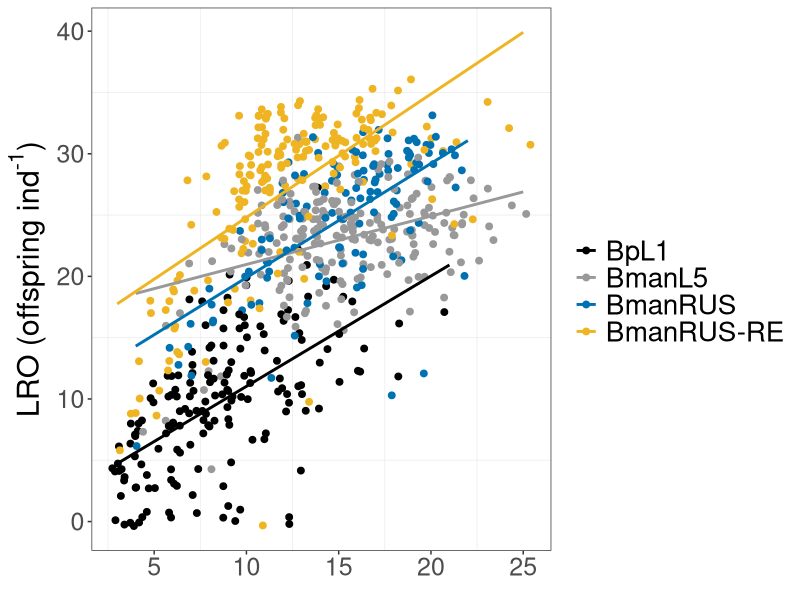

This chart was generated by the following R code: (Note: this script raises an error after producing the figure.)
# Code for analyzing and visualizing relationships between lifespan and reproduction (trade-offs present?)

# Required packages:
library(tidyverse)
library(reshape2)
library(survival)
library(survminer)
library(car)
library(lsmeans)
library(grid)
library(ggpubr)

# Loading and reformatting data--------------------------------------------------------------------

surv_data <- read_csv("survival.csv")

# Changing the order of the factors and removing censored individuals
surv_data <- surv_data[with(surv_data, order(generation, maternal_age, strain)),]
surv_data_no_censor <- filter(surv_data, censor != 0)

neonate_data <- read_csv("neonates.csv")
neonate_data <- neonate_data[with(neonate_data, order(generation, maternal_age, strain)),]
neonate_data_no_censor <- filter(neonate_data, censor != 0)

rep_data <- read_csv("rep_period.csv")
rep_data <- rep_data[with(rep_data, order(generation, maternal_age, strain)),]
rep_data_no_censor <- filter(rep_data, censor != 0)

# Modifying the datasets from wide to long format (needed for plotting and analysis):
surv_long <- melt(data = surv_data_no_censor, 
                  id.vars = c("generation", "maternal_age", "strain", 
                              "plate", "well"),
                  variable.name = "day",
                  value.name = "dead_alive")
surv_long <- filter(surv_long, day != "censor")

neo_long <- melt(data = neonate_data_no_censor,
                 id.vars = c("generation", "maternal_age", "strain", "plate", "well"),
                 variable.name = "day",
                 value.name = "num_neonates")
neo_long <- filter(neo_long, day != "censor")

rep_long <- melt(data = rep_data_no_censor,
                    id.vars = c("generation", "maternal_age", "strain", "plate", "well"),
                    variable.name = "day",
                    value.name = "num_rep_days")
rep_long <- filter(rep_long, day != "censor")

# Per individual calculations: ------------------------------------------------------------------

# Calculating lifespan per individual:
survival_data_per_ind <- surv_long %>%
  group_by(generation, maternal_age, strain, plate, well) %>%
  summarize(surv_time = sum(dead_alive, na.rm = TRUE))

# Calculating LRO per individual:
LRO_per_ind <- neo_long %>%
  group_by(generation, maternal_age, strain, plate, well) %>%
  summarize(LRO = sum(num_neonates, na.rm = TRUE),
            fifty_percent_LT = (sum(num_neonates, na.rm = TRUE))*0.5)

# Calculating time of 50% LRO production
# Excluding individuals with an LRO of zero:
LRO_per_ind_excl0 <- filter(LRO_per_ind, LRO != 0)

neo_long <- neo_long[with(neo_long, order(generation, maternal_age, strain, plate, well)),]

neo_long <- neo_long %>%
  group_by(generation, maternal_age, strain, plate, well) %>%
  mutate(cum_LRO = cumsum(num_neonates))

neo_merge <- merge(LRO_per_ind_excl0, neo_long, by = c("generation","maternal_age","strain","plate","well"))

sub <- subset(neo_merge, cum_LRO >= fifty_percent_LT , select = c(generation,maternal_age,strain,plate,well,LRO,fifty_percent_LT,day,cum_LRO))

sub$day <- as.numeric(sub$day)
sub_summ <- sub %>%
  group_by(generation, maternal_age, strain, plate, well) %>%
  summarize(time_fifty = min(day))

# Calculating reproductive period per individual:
rep_per_ind <- rep_long %>%
  group_by(generation, maternal_age, strain, plate, well) %>%
  summarize(rep_time = sum(num_rep_days, na.rm = TRUE),
            length = length(num_rep_days[!is.na(num_rep_days)]),
            percent_rep = (rep_time/length)*100)

# Exploring tradeoffs: LRO versus lifespan: ---------------------------------------------------

# Making a dataframe with lifespan and LRO data:
tradeoff_df <- cbind(survival_data_per_ind, LRO_per_ind$LRO)
tradeoff_df <- rename(tradeoff_df, "LRO" = "...7")
tradeoff_df_F1 <- filter(tradeoff_df, generation != "F0")

# Exploring differences among strains, lumping across maternal age cohorts:

# Statistics:
m.interaction <- lm(LRO ~ surv_time*strain, data = tradeoff_df_F1)
anova(m.interaction)

m.interaction$coefficients
m.lst <- lstrends(m.interaction, "strain", var="surv_time")
pairs(m.lst)

tradeoff_df_F1$strain <- factor(tradeoff_df_F1$strain, levels = c("BpL1", "L5", "RUS", "RUS-RE"), labels = c("BpL1", "BmanL5", "BmanRUS", "BmanRUS-RE"))

# Visualization:
TO_1 <- ggplot(tradeoff_df_F1, aes(x=surv_time, y=LRO, color = strain)) +
  geom_jitter(size=2) +
  geom_smooth(method="lm", se= FALSE) +
  scale_color_manual(values = c("black", "#999999", "#0072B2", "goldenrod2"), name = "") +
  xlab(element_blank()) +
  ylab(expression(paste("LRO (offspring ind"^"-1"*")"))) +
  theme_bw() +
  theme(panel.grid.major = element_blank(), 
        axis.title=element_text(size=22), 
        axis.text=element_text(size=18),
        legend.text=element_text(size=20))
TO_1

# Exploring relationships among maternal age cohorts, within each strain:

tradeoff_df_F1_L5 <- filter(tradeoff_df_F1, strain == "BmanL5")
tradeoff_df_F1_RUS <- filter(tradeoff_df_F1, strain == "BmanRUS")
tradeoff_df_F1_RUS_RE <- filter(tradeoff_df_F1, strain == "BmanRUS-RE")
tradeoff_df_F1_BpL1 <- filter(tradeoff_df_F1, strain == "BpL1")

# BmanL5:

# Pooling maternal ages:
lm_L5 <- lm(LRO ~ surv_time, data = tradeoff_df_F1_L5)
summary(lm_L5)

# Statistics:
tradeoff_df_F1_L5$maternal_age <- factor(tradeoff_df_F1_L5$maternal_age, levels = c("3", "6", "10"), labels = c(
  "Y", "M","O"))

m.interaction <- lm(LRO ~ surv_time*maternal_age, data = tradeoff_df_F1_L5)
anova(m.interaction)

m.interaction$coefficients
m.lst <- lstrends(m.interaction, "maternal_age", var="surv_time")
pairs(m.lst)

# Visualization:
LRO_L5 <- ggplot(tradeoff_df_F1_L5, aes(x=surv_time, y=LRO, color = maternal_age)) +
  geom_jitter(size=2) +
  geom_smooth(method="lm", se= FALSE) +
  scale_color_manual(values = c("black", "#999999", "#0072B2"), labels = c("Y","M","O"), name="") +
  xlab(element_blank()) +
  geom_label(
    label="L5", 
    size = 8.5,
    x=6,
    y=30,
    label.size = 0,
    color = "black") +
  ylab("") +
  theme_bw() +
  theme(panel.grid.major = element_blank(), 
        axis.title=element_text(size=24), 
        axis.text=element_text(size=20),
        legend.text=element_text(size=16))
LRO_L5

# BmanRUS:

# Pooling maternal ages:
lm_RUS <- lm(LRO ~ surv_time, data = tradeoff_df_F1_RUS)
summary(lm_RUS)

# Statistics:
tradeoff_df_F1_RUS$maternal_age <- factor(tradeoff_df_F1_RUS$maternal_age, levels = c("3", "11"), labels = c(
  "Y", "O"))

m.interaction <- lm(LRO ~ surv_time*maternal_age, data = tradeoff_df_F1_RUS)
anova(m.interaction)

m.interaction$coefficients
m.lst <- lstrends(m.interaction, "maternal_age", var="surv_time")

# Visualization:
LRO_RUS <- ggplot(tradeoff_df_F1_RUS, aes(x=surv_time, y=LRO, color = maternal_age)) +
  geom_jitter(size=2) +
  geom_smooth(method="lm", se= FALSE) +
  scale_color_manual(values = c("black", "#0072B2"), labels = c("Y","O"), name="") +
  xlab(element_blank()) +
  ylab("") +
  geom_label(
    label="RUS", 
    size = 8.5,
    x=7,
    y=32,
    label.size = 0,
    color = "black") +
  theme_bw() +
  theme(panel.grid.major = element_blank(), 
        axis.title=element_text(size=24), 
        axis.text=element_text(size=20),
        legend.text=element_text(size=16))
LRO_RUS

# BmanRUS-RE:

# Pooling maternal ages:
lm_RUS_RE <- lm(LRO ~ surv_time, data = tradeoff_df_F1_RUS_RE)
summary(lm_RUS_RE)

# Statistics:
tradeoff_df_F1_RUS_RE$maternal_age <- factor(tradeoff_df_F1_RUS_RE$maternal_age, 
                                             levels = c("3", "6", "10"), labels = c("Y", "M","O"))

m.interaction <- lm(LRO ~ surv_time*maternal_age, data = tradeoff_df_F1_RUS_RE)
anova(m.interaction)

m.interaction$coefficients
m.lst <- lstrends(m.interaction, "maternal_age", var="surv_time")
pairs(m.lst)

# Visualization:
LRO_RUS_RE <- ggplot(tradeoff_df_F1_RUS_RE, aes(x=surv_time, y=LRO, color = maternal_age)) +
  geom_jitter(size=2) +
  geom_smooth(method="lm", se= FALSE) +
  scale_color_manual(values = c("black", "#999999", "#0072B2"), labels = c("Y","M","O"), name="") +
  xlab(element_blank()) +
  ylab("") +
  geom_label(
    label="RUS-RE", 
    size = 8.5,
    x=9,
    y=39,
    label.size = 0,
    color = "black") +
  theme_bw() +
  theme(panel.grid.major = element_blank(), 
        axis.title=element_text(size=24), 
        axis.text=element_text(size=20),
        legend.text=element_text(size=16))
LRO_RUS_RE

# BpL1:

# Pooling maternal ages:
lm_BpL1 <- lm(LRO ~ surv_time, data = tradeoff_df_F1_BpL1)
summary(lm_BpL1)

# Statistics:
tradeoff_df_F1_BpL1$maternal_age <- factor(tradeoff_df_F1_BpL1$maternal_age, 
                                           levels = c("3", "6", "9"), labels = c("Y", "M","O"))

m.interaction <- lm(LRO ~ surv_time*maternal_age, data = tradeoff_df_F1_BpL1)
anova(m.interaction)

m.interaction$coefficients
m.lst <- lstrends(m.interaction, "maternal_age", var="surv_time")
pairs(m.lst)

# Visualization:
LRO_BpL1 <- ggplot(tradeoff_df_F1_BpL1, aes(x=surv_time, y=LRO, color = maternal_age)) +
  geom_jitter(size=2) +
  geom_smooth(method="lm", se= FALSE) +
  scale_color_manual(values = c("black", "#999999", "#0072B2"), labels = c("Y","M","O"), name="") +
  xlab(element_blank()) +
  ylab("") +
  geom_label(
    label="BpL1", 
    size = 8.5,
    x=6,
    y=25,
    label.size = 0,
    color = "black") +
  theme_bw() +
  theme(panel.grid.major = element_blank(), 
        axis.title=element_text(size=24), 
        axis.text=element_text(size=20),
        legend.text=element_text(size=16))
LRO_BpL1

# Exploring tradeoffs: Reproductive period (percentage of lifespan) versus lifespan: ---------------------------------------------------

# Making a dataframe with lifespan and reproductive period data:
tradeoff_df_rep <- cbind(survival_data_per_ind, rep_per_ind$percent_rep)
tradeoff_df_rep <- rename(tradeoff_df_rep, "rep_percent" = "...7")
tradeoff_df_rep_F1 <- filter(tradeoff_df_rep, generation != "F0")

# Exploring differences among strains, lumping across maternal age cohorts:

# Statistics:
m.interaction <- lm(rep_percent ~ surv_time*strain, data = tradeoff_df_rep_F1)
anova(m.interaction)

m.interaction$coefficients
m.lst <- lstrends(m.interaction, "strain", var="surv_time")
pairs(m.lst)

tradeoff_df_rep_F1$strain <- factor(tradeoff_df_rep_F1$strain, levels = c("BpL1", "L5", "RUS", "RUS-RE"), labels = c("BpL1", "BmanL5", "BmanRUS", "BmanRUS-RE"))

# Visualization:
TO_2 <- ggplot(tradeoff_df_rep_F1, aes(x=surv_time, y=rep_percent, color = strain)) +
  geom_jitter(size=2) +
  geom_smooth(method="lm", se= FALSE) +
  scale_color_manual(values = c("black", "#999999", "#0072B2", "goldenrod2"), name = "") +
  xlab(element_blank()) +
  ylab("Reproductive period (% lifespan)") +
  theme_bw() +
  theme(panel.grid.major = element_blank(), 
        axis.title=element_text(size=22), 
        axis.text=element_text(size=18),
        legend.text = element_text(size=20))
TO_2

# Exploring relationships among maternal age cohorts, within each strain:

tradeoff_rep_L5 <- filter(tradeoff_df_rep_F1, strain == "BmanL5")
tradeoff_rep_RUS <- filter(tradeoff_df_rep_F1, strain == "BmanRUS")
tradeoff_rep_RUS_RE <- filter(tradeoff_df_rep_F1, strain == "BmanRUS-RE")
tradeoff_rep_BpL1 <- filter(tradeoff_df_rep_F1, strain == "BpL1")

# BmanL5:

# Statistics:
tradeoff_rep_L5$maternal_age <- factor(tradeoff_rep_L5$maternal_age, 
                                       levels = c("3", "6", "10"), labels = c("Y", "M","O"))

m.interaction <- lm(rep_percent ~ surv_time*maternal_age, data = tradeoff_rep_L5)
anova(m.interaction)

m.interaction$coefficients
m.lst <- lstrends(m.interaction, "maternal_age", var="surv_time")
pairs(m.lst)

# Visualization:
RPP_L5 <- ggplot(tradeoff_rep_L5, aes(x=surv_time, y=rep_percent, color = maternal_age)) +
  geom_jitter(size=2) +
  geom_smooth(method="lm", se= FALSE) +
  scale_color_manual(values = c("black", "#999999", "#0072B2"), labels = c("Y","M","O"), name="") +
  xlab(element_blank()) +
  ylab("") +
  theme_bw() +
  theme(panel.grid.major = element_blank(), 
        axis.title=element_text(size=24), 
        axis.text=element_text(size=20),
        legend.text=element_text(size=16))
RPP_L5

# BmanRUS:

# Statistics:
tradeoff_rep_RUS$maternal_age <- factor(tradeoff_rep_RUS$maternal_age, 
                                        levels = c("3", "11"), labels = c("Y","O"))

m.interaction <- lm(rep_percent ~ surv_time*maternal_age, data = tradeoff_rep_RUS)
anova(m.interaction)

m.interaction$coefficients
m.lst <- lstrends(m.interaction, "maternal_age", var="surv_time")

# Visualization:
RPP_RUS <- ggplot(tradeoff_rep_RUS, aes(x=surv_time, y=rep_percent, color = maternal_age)) +
  geom_jitter(size=2) +
  geom_smooth(method="lm", se= FALSE) +
  scale_color_manual(values = c("black", "#0072B2"), labels = c("Y","O"), name="") +
  xlab(element_blank()) +
  ylab("") +
  theme_bw() +
  theme(panel.grid.major = element_blank(), 
        axis.title=element_text(size=24), 
        axis.text=element_text(size=20),
        legend.text=element_text(size=16))
RPP_RUS

# BmanRUS-RE:

# Statistics:
tradeoff_rep_RUS_RE$maternal_age <- factor(tradeoff_rep_RUS_RE$maternal_age, 
                                           levels = c("3", "6", "10"), labels = c("Y", "M","O"))

m.interaction <- lm(rep_percent ~ surv_time*maternal_age, data = tradeoff_rep_RUS_RE)
anova(m.interaction)

m.interaction$coefficients
m.lst <- lstrends(m.interaction, "maternal_age", var="surv_time")
pairs(m.lst)

# Visualization:
RPP_RUS_RE <- ggplot(tradeoff_rep_RUS_RE, aes(x=surv_time, y=rep_percent, color = maternal_age)) +
  geom_jitter(size=2) +
  geom_smooth(method="lm", se= FALSE) +
  scale_color_manual(values = c("black", "#999999", "#0072B2"), labels = c("Y","M","O"), name="") +
  xlab(element_blank()) +
  ylab("") +
  theme_bw() +
  theme(panel.grid.major = element_blank(), 
        axis.title=element_text(size=24), 
        axis.text=element_text(size=20),
        legend.text=element_text(size=16))
RPP_RUS_RE

# BpL1:

# Statistics:
tradeoff_rep_BpL1$maternal_age <- factor(tradeoff_rep_BpL1$maternal_age, 
                                         levels = c("3", "6", "9"), labels = c("Y", "M","O"))

m.interaction <- lm(rep_percent ~ surv_time*maternal_age, data = tradeoff_rep_BpL1)
anova(m.interaction)

m.interaction$coefficients
m.lst <- lstrends(m.interaction, "maternal_age", var="surv_time")
pairs(m.lst)

# Visualization:
RPP_BpL1 <- ggplot(tradeoff_rep_BpL1, aes(x=surv_time, y=rep_percent, color = maternal_age)) +
  geom_jitter(size=2) +
  geom_smooth(method="lm", se= FALSE) +
  scale_color_manual(values = c("black", "#999999", "#0072B2"), labels = c("Y","M","O"), name="") +
  xlab(element_blank()) +
  ylab("") +
  theme_bw() +
  theme(panel.grid.major = element_blank(), 
        axis.title=element_text(size=24), 
        axis.text=element_text(size=20),
        legend.text=element_text(size=16))
RPP_BpL1

# Exploring tradeoffs: Reproductive period (days) versus lifespan: ---------------------------------------------------

# Making a dataframe with lifespan and reproductive period data:
tradeoff_df_repd <- cbind(survival_data_per_ind, rep_per_ind$rep_time)
tradeoff_df_repd <-  rename(tradeoff_df_repd, "rep_time" = "...7")
tradeoff_df_repd_F1 <- filter(tradeoff_df_repd, generation != "F0")

# Exploring differences among strains, lumping across maternal age cohorts:

# Statistics:
m.interaction <- lm(rep_time ~ surv_time*strain, data = tradeoff_df_repd_F1)
anova(m.interaction)

m.interaction$coefficients
m.lst <- lstrends(m.interaction, "strain", var="surv_time")
pairs(m.lst)

tradeoff_df_repd_F1$strain <- factor(tradeoff_df_repd_F1$strain, levels = c("BpL1", "L5", "RUS", "RUS-RE"), labels = c("BpL1", "BmanL5", "BmanRUS", "BmanRUS-RE"))

TO_3 <- ggplot(tradeoff_df_repd_F1, aes(x=surv_time, y=rep_time, color = strain)) +
  geom_jitter(size=2) +
  geom_smooth(method="lm", se= FALSE) +
  scale_color_manual(values = c("black", "#999999", "#0072B2", "goldenrod2"), name = "") +
  xlab(element_blank()) +
  ylab("Reproductive period (d)") +
  theme_bw() +
  theme(panel.grid.major = element_blank(), 
        axis.title=element_text(size=22), 
        axis.text=element_text(size=18),
        legend.text = element_text(size=20))
TO_3

# Exploring relationships among maternal age cohorts, within each strain:

tradeoff_repd_L5 <- filter(tradeoff_df_repd_F1, strain == "BmanL5")
tradeoff_repd_RUS <- filter(tradeoff_df_repd_F1, strain == "BmanRUS")
tradeoff_repd_RUS_RE <- filter(tradeoff_df_repd_F1, strain == "BmanRUS-RE")
tradeoff_repd_BpL1 <- filter(tradeoff_df_repd_F1, strain == "BpL1")

# BmanL5:

# Pooling maternal ages:
lm_L5 <- lm(rep_time ~ surv_time, data = tradeoff_repd_L5)
summary(lm_L5)

# Statistics:
tradeoff_repd_L5$maternal_age <- factor(tradeoff_repd_L5$maternal_age, 
                                        levels = c("3", "6", "10"), labels = c("Y", "M","O"))

m.interaction <- lm(rep_time ~ surv_time*maternal_age, data = tradeoff_repd_L5)
anova(m.interaction)

m.interaction$coefficients
m.lst <- lstrends(m.interaction, "maternal_age", var="surv_time")
pairs(m.lst)

# Visualization:
RPD_L5 <- ggplot(tradeoff_repd_L5, aes(x=surv_time, y=rep_time, color = maternal_age)) +
  geom_jitter(size=2) +
  geom_smooth(method="lm", se= FALSE) +
  scale_color_manual(values = c("black", "#999999", "#0072B2"), labels = c("Y","M","O"), name="") +
  xlab(element_blank()) +
  ylab("") +
  theme_bw() +
  theme(panel.grid.major = element_blank(), 
        axis.title=element_text(size=24), 
        axis.text=element_text(size=20),
        legend.text=element_text(size=16))
RPD_L5

# BmanRUS:

# Pooling maternal ages:
lm_RUS <- lm(rep_time ~ surv_time, data = tradeoff_repd_RUS)
summary(lm_RUS)

# Statistics:
tradeoff_repd_RUS$maternal_age <- factor(tradeoff_repd_RUS$maternal_age, 
                                         levels = c("3","11"), labels = c("Y", "O"))

m.interaction <- lm(rep_time ~ surv_time*maternal_age, data = tradeoff_repd_RUS)
anova(m.interaction)

m.interaction$coefficients
m.lst <- lstrends(m.interaction, "maternal_age", var="surv_time")

# Visualization:
RPD_RUS <- ggplot(tradeoff_repd_RUS, aes(x=surv_time, y=rep_time, color = maternal_age)) +
  geom_jitter(size=2) +
  geom_smooth(method="lm", se= FALSE) +
  scale_color_manual(values = c("black", "#0072B2"), labels = c("Y","O"), name="") +
  xlab(element_blank()) +
  ylab("") +
  theme_bw() +
  theme(panel.grid.major = element_blank(), 
        axis.title=element_text(size=24), 
        axis.text=element_text(size=20),
        legend.text=element_text(size=16))
RPD_RUS

# BmanRUS-RE:

# Pooling maternal ages:
lm_RUS_RE <- lm(rep_time ~ surv_time, data = tradeoff_repd_RUS_RE)
summary(lm_RUS_RE)

# Statistics:
tradeoff_repd_RUS_RE$maternal_age <- factor(tradeoff_repd_RUS_RE$maternal_age, 
                                            levels = c("3", "6", "10"), labels = c("Y", "M","O"))

m.interaction <- lm(rep_time ~ surv_time*maternal_age, data = tradeoff_repd_RUS_RE)
anova(m.interaction)

m.interaction$coefficients
m.lst <- lstrends(m.interaction, "maternal_age", var="surv_time")
pairs(m.lst)

# Visualization:
RPD_RUS_RE <- ggplot(tradeoff_repd_RUS_RE, aes(x=surv_time, y=rep_time, color = maternal_age)) +
  geom_jitter(size=2) +
  geom_smooth(method="lm", se= FALSE) +
  scale_color_manual(values = c("black", "#999999", "#0072B2"), labels = c("Y","M","O"), name="") +
  xlab(element_blank()) +
  ylab("") +
  theme_bw() +
  theme(panel.grid.major = element_blank(), 
        axis.title=element_text(size=24), 
        axis.text=element_text(size=20),
        legend.text=element_text(size=16))
RPD_RUS_RE

# BpL1:

# Pooling maternal ages:
lm_BpL1 <- lm(rep_time ~ surv_time, data = tradeoff_repd_BpL1)
summary(lm_BpL1)

# Statistics:
tradeoff_repd_BpL1$maternal_age <- factor(tradeoff_repd_BpL1$maternal_age, 
                                          levels = c("3", "6", "9"), labels = c("Y", "M","O"))

m.interaction <- lm(rep_time ~ surv_time*maternal_age, data = tradeoff_repd_BpL1)
anova(m.interaction)

m.interaction$coefficients
m.lst <- lstrends(m.interaction, "maternal_age", var="surv_time")
pairs(m.lst)

# Visualization:
RPD_BpL1 <- ggplot(tradeoff_repd_BpL1, aes(x=surv_time, y=rep_time, color = maternal_age)) +
  geom_jitter(size=2) +
  geom_smooth(method="lm", se= FALSE) +
  scale_color_manual(values = c("black", "#999999", "#0072B2"), labels = c("Y","M","O"), name="") +
  xlab(element_blank()) +
  ylab("") +
  theme_bw() +
  theme(panel.grid.major = element_blank(), 
        axis.title=element_text(size=24), 
        axis.text=element_text(size=20),
        legend.text=element_text(size=16))
RPD_BpL1

# Exploring tradeoffs: Timing of 50% LRO production versus lifespan: ---------------------------------------------------

# Making a dataframe with lifespan and 50% LRO data:
tradeoff_merge <- merge(survival_data_per_ind, sub_summ, by = c("generation","maternal_age","strain","plate","well"))
tradeoff_merge_F1 <- filter(tradeoff_merge, generation != "F0")

# Exploring differences among strains, lumping across maternal age cohorts:

# Statistics:
m.interaction <- lm(time_fifty ~ surv_time*strain, data = tradeoff_merge_F1)
anova(m.interaction)

m.interaction$coefficients
m.lst <- lstrends(m.interaction, "strain", var="surv_time")
pairs(m.lst)

tradeoff_merge_F1$strain <- factor(tradeoff_merge_F1$strain, 
                                   levels = c("BpL1", "L5", "RUS", "RUS-RE"), labels = c("BpL1", "BmanL5", "BmanRUS", "BmanRUS-RE"))

# Visualization:
TO_4 <- ggplot(tradeoff_merge_F1, aes(x=surv_time, y=time_fifty, color = strain)) +
  geom_jitter(size=2) +
  geom_smooth(method="lm", se= FALSE) +
  scale_color_manual(values = c("black", "#999999", "#0072B2", "goldenrod2"), name = "") +
  xlab(element_blank()) +
  ylab("Age of 50% LRO") +
  theme_bw() +
  theme(panel.grid.major = element_blank(), 
        axis.title=element_text(size=22), 
        axis.text=element_text(size=18),
        legend.text = element_text(size = 20))
TO_4

# Exploring relationships among maternal age cohorts, within each strain:

tradeoff_merge_L5 <- filter(tradeoff_merge_F1, strain == "BmanL5")
tradeoff_merge_RUS <- filter(tradeoff_merge_F1, strain == "BmanRUS")
tradeoff_merge_RUS_RE <- filter(tradeoff_merge_F1, strain == "BmanRUS-RE")
tradeoff_merge_BpL1 <- filter(tradeoff_merge_F1, strain == "BpL1")

# BmanL5:

# Pooling maternal ages:
lm_L5 <- lm(time_fifty ~ surv_time, data = tradeoff_merge_L5)
summary(lm_L5)

# Statistics:
tradeoff_merge_L5$maternal_age <- factor(tradeoff_merge_L5$maternal_age, 
                                         levels = c("3", "6", "10"), labels = c("Y", "M","O"))

m.interaction <- lm(time_fifty ~ surv_time*maternal_age, data = tradeoff_merge_L5)
anova(m.interaction)

m.interaction$coefficients
m.lst <- lstrends(m.interaction, "maternal_age", var="surv_time")
pairs(m.lst)

# Visualization:
LT50_L5 <- ggplot(tradeoff_merge_L5, aes(x=surv_time, y = time_fifty, color=maternal_age)) +
  geom_jitter(size=2) +
  geom_smooth(method="lm", se= FALSE) +
  scale_color_manual(values = c("black", "#999999", "#0072B2"), labels = c("Y","M","O"), name="") +
  xlab(element_blank()) +
  ylab("") +
  theme_bw() +
  theme(panel.grid.major = element_blank(), 
        axis.title=element_text(size=24), 
        axis.text=element_text(size=20),
        legend.text=element_text(size=16))
LT50_L5

# BmanRUS:

# Pooling maternal ages:
lm_RUS <- lm(time_fifty ~ surv_time, data = tradeoff_merge_RUS)
summary(lm_RUS)

# Statistics:
tradeoff_merge_RUS$maternal_age <- factor(tradeoff_merge_RUS$maternal_age, 
                                          levels = c("3", "11"), labels = c("Y","O"))

m.interaction <- lm(time_fifty ~ surv_time*maternal_age, data = tradeoff_merge_RUS)
anova(m.interaction)

m.interaction$coefficients
m.lst <- lstrends(m.interaction, "maternal_age", var="surv_time")

# Visualization:
LT50_RUS <- ggplot(tradeoff_merge_RUS, aes(x=surv_time, y = time_fifty, color=maternal_age)) +
  geom_jitter(size=2) +
  geom_smooth(method="lm", se= FALSE) +
  scale_color_manual(values = c("black", "#0072B2"), labels = c("Y","O"), name="") +
  xlab(element_blank()) +
  ylab("") +
  theme_bw() +
  theme(panel.grid.major = element_blank(), 
        axis.title=element_text(size=24), 
        axis.text=element_text(size=20),
        legend.text=element_text(size=16))
LT50_RUS

# BmanRUS-RE:

# Pooling maternal ages:
lm_RUS_RE <- lm(time_fifty ~ surv_time, data = tradeoff_merge_RUS_RE)
summary(lm_RUS_RE)

# Statistics:
tradeoff_merge_RUS_RE$maternal_age <- factor(tradeoff_merge_RUS_RE$maternal_age, 
                                             levels = c("3", "6", "10"), labels = c("Y", "M","O"))

m.interaction <- lm(time_fifty ~ surv_time*maternal_age, data = tradeoff_merge_RUS_RE)
anova(m.interaction)

m.interaction$coefficients
m.lst <- lstrends(m.interaction, "maternal_age", var="surv_time")
pairs(m.lst)

# Visualization:
LT50_RUS_RE <- ggplot(tradeoff_merge_RUS_RE, aes(x=surv_time, y = time_fifty, color=maternal_age)) +
  geom_jitter(size=2) +
  geom_smooth(method="lm", se= FALSE) +
  scale_color_manual(values = c("black", "#999999", "#0072B2"), labels = c("Y","M","O"), name="") +
  xlab(element_blank()) +
  ylab("") +
  theme_bw() +
  theme(panel.grid.major = element_blank(), 
        axis.title=element_text(size=24), 
        axis.text=element_text(size=20),
        legend.text=element_text(size=16))
LT50_RUS_RE

# BpL1:

# Pooling maternal ages:
lm_BpL1 <- lm(time_fifty ~ surv_time, data = tradeoff_merge_BpL1)
summary(lm_BpL1)

# Statistics:
tradeoff_merge_BpL1$maternal_age <- factor(tradeoff_merge_BpL1$maternal_age, 
                                           levels = c("3", "6", "9"), labels = c("Y", "M","O"))

m.interaction <- lm(time_fifty ~ surv_time*maternal_age, data = tradeoff_merge_BpL1)
anova(m.interaction)

m.interaction$coefficients
m.lst <- lstrends(m.interaction, "maternal_age", var="surv_time")
pairs(m.lst)

# Visualization:
LT50_BpL1 <- ggplot(tradeoff_merge_BpL1, aes(x=surv_time, y = time_fifty, color=maternal_age)) +
  geom_jitter(size=2) +
  geom_smooth(method="lm", se= FALSE) +
  scale_color_manual(values = c("black", "#999999", "#0072B2"), labels = c("Y","M","O"), name="") +
  xlab(element_blank()) +
  ylab("") +
  theme_bw() +
  theme(panel.grid.major = element_blank(), 
        axis.title=element_text(size=24), 
        axis.text=element_text(size=20),
        legend.text=element_text(size=16))
LT50_BpL1

# Reproducing supplemental trade-off figure:---------------------------------------------

tiff("tradeoff_supp.tiff", units="in", width=14, height=12, res=1200)
tradeoff <- ggarrange(TO_1, TO_2,
                      TO_3, TO_4,
                      ncol = 2, nrow = 2,
                      labels = c("A","B","C","D"),
                      font.label = list(size = 24),
                      common.legend = TRUE, legend = "top")
annotate_figure(tradeoff, bottom = textGrob("Lifespan (d)", gp = gpar(fontsize = 24)))
dev.off()

# Reproducing main text trade-off figure:--------------------------------------------------

LRO <- ggarrange(LRO_BpL1, LRO_RUS,
                 LRO_RUS_RE, LRO_L5,
                 ncol = 1, nrow = 4,
                 labels = c("A","E","I","M"),
                 font.label = list(size = 20),
                 common.legend = TRUE, legend = "top")

LRO <- annotate_figure(LRO, left = textGrob(expression(paste("Lifetime reproductive output (offspring ind"^"-1"*")")),
                                            rot = 90, gp = gpar(fontsize = 24)))
LRO

RPP <- ggarrange(RPP_BpL1, RPP_RUS,
                 RPP_RUS_RE, RPP_L5,
                 ncol = 1, nrow = 4,
                 labels = c("B","F","J","N"),
                 font.label = list(size = 20),
                 common.legend = TRUE, legend = "top")

RPP <- annotate_figure(RPP, left = textGrob("Reproductive period (% of lifespan)",
                                            rot = 90, gp = gpar(fontsize = 24)))
RPP

RPD <- ggarrange(RPD_BpL1, RPD_RUS,
                 RPD_RUS_RE, RPD_L5,
                 ncol = 1, nrow = 4,
                 labels = c("C","G","K","O"),
                 font.label = list(size = 20),
                 common.legend = TRUE, legend = "top")

RPD <- annotate_figure(RPD, left = textGrob("Reproductive period (d)", 
                                            rot = 90, gp = gpar(fontsize = 24)))
RPD

LT50 <- ggarrange(LT50_BpL1, LT50_RUS,
                  LT50_RUS_RE, LT50_L5,
                  ncol = 1, nrow = 4,
                  labels = c("D","H","L","P"),
                  font.label = list(size = 20),
                  common.legend = TRUE, legend = "top")

LT50 <- annotate_figure(LT50, left = textGrob("Age of 50% LRO (d)", 
                                              rot = 90, gp = gpar(fontsize = 24)))
LT50

tiff("tradeoff.tiff", units="in", width=16, height=12, res=1200)

BIG_BOI <- ggarrange(LRO, NULL, RPP, NULL, RPD, NULL, LT50,
                     ncol = 7, nrow = 1, widths = c(1, 0.1, 1, 0.1, 1, 0.1, 1))
annotate_figure(BIG_BOI, bottom = textGrob("Lifespan (d)", gp = gpar(fontsize = 28)))

dev.off()
